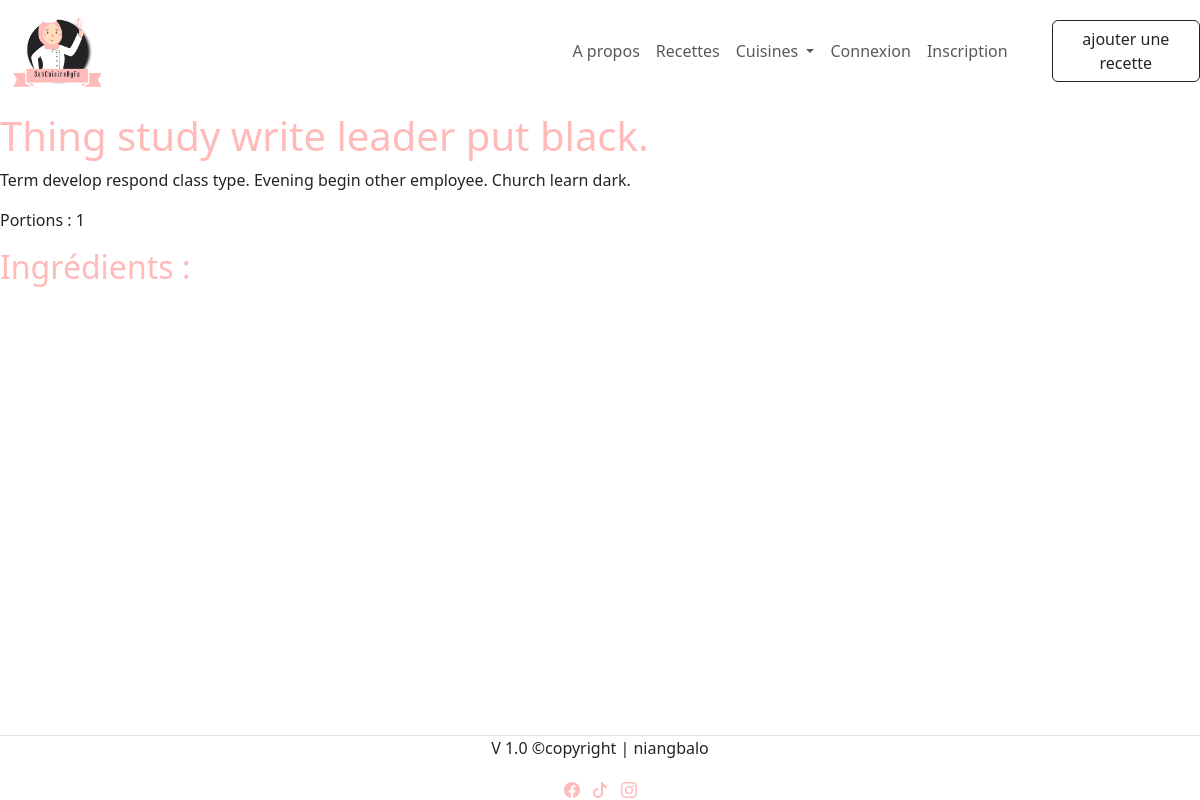
Page /sencuisineByfa/recette/1/ on the committed database.
### sencuisineByfa/models.py (models this page shows, shortened)
class Recette(models.Model):
    nom = models.CharField(max_length=255)
    description = models.TextField()
    portions = models.IntegerField()
    utilisateur = models.ForeignKey(User, on_delete=models.CASCADE)
    ingredients = models.ManyToManyField(Ingredient, through='RecipeIngredient')
    specialites_culinaires = models.ManyToManyField(Cuisine)  # Relation avec la classe Cuisine
    image = models.ImageField(upload_to='recette_images/', blank=True, null=True)

### sencuisineByfa/views.py (the view)
# urls.py: path('recette/<int:pk>/', views.RecetteDetailView.as_view(), name='recette-detail'),
class RecetteDetailView(generic.DetailView):
    model = Recette
    template_name = 'senCuisineByfa/detail.html'

### sencuisineByfa/context_processors.py (called while the page is built)
def cuisines_menu(request):
    cuisines = Cuisine.objects.all()
    return {'cuisines': cuisines}

### sencuisineByfa/templates/sencuisineByfa/detail.html (shortened to what this page needs)
{% extends 'sencuisineByfa/header.html'%}
{% block content %}
<h1>{{ recette.nom }}</h1>
    <p>{{ recette.description }}</p>
    <p>Portions : {{ recette.portions }}</p>
    <h2>Ingrédients :</h2>
{% endblock %}

### sencuisineByfa/static/css/style.css (style rules this page uses)
body { padding-top: 40px; padding-bottom: 40px; background-color: white; }
.center1, .center2, h1 ,h2 { color: #FFBABA; }

### rows in the picture
Recette: nom "Thing study write leader put black.", description "Term develop respond class type. Evening begin other employee. Church learn dark.", portions "1"
